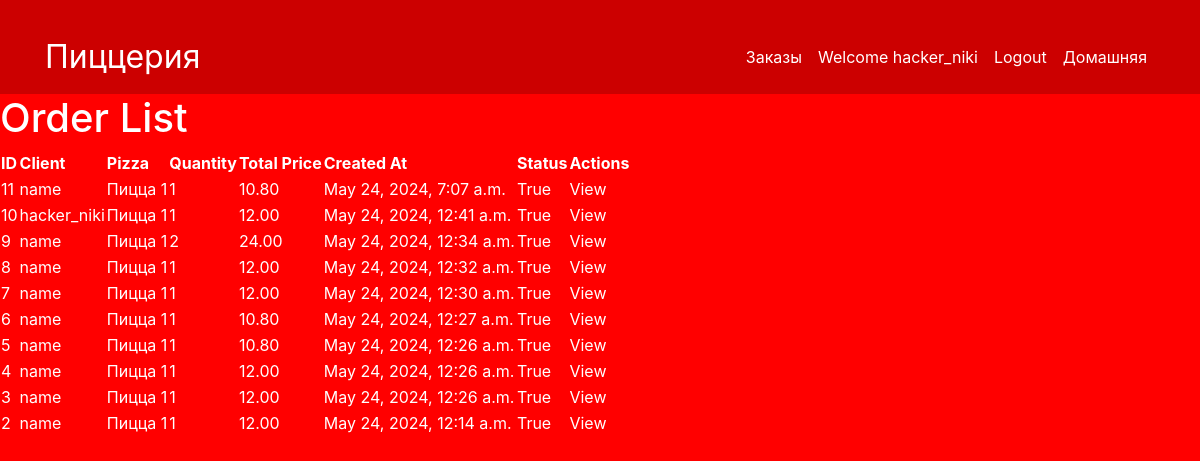
Page /orders/ (signed in) on the committed database.
### pizza/models.py (models this page shows, shortened)
class Order(models.Model):
    client = models.ForeignKey(User, on_delete=models.CASCADE, related_name='client_orders')
    pizza = models.ForeignKey(Pizza, on_delete=models.CASCADE)
    quantity = models.PositiveIntegerField()
    total_price = models.DecimalField(max_digits=8, decimal_places=2)
    courier = models.ForeignKey(User, on_delete=models.SET_NULL, related_name='courier_orders', null=True,
                                blank=True)
    created_at = models.DateTimeField(auto_now_add=True)
    updated_at = models.DateTimeField(auto_now=False, null=True, blank=True)
    status = models.BooleanField(default=False)
    discount = models.DecimalField(max_digits=5, decimal_places=2, default=0)

class Pizza(models.Model):
    name = models.CharField(max_length=100)
    sauce = models.CharField(max_length=100)
    price = models.DecimalField(max_digits=6, decimal_places=2)
    image = models.ImageField(upload_to='media/pizza/')

### pizza/views.py (the view)
# urls.py: path('orders/', order_list, name='order_list'),
@user_passes_test(staff_required)
def order_list(request):
    orders = Order.objects.all().order_by('-created_at')
    logger.info("Rendering pizza detail")
    return render(request, 'order_list.html', {'orders': orders})

### pizza/views.py (called while the page is built)
def staff_required(user):
    return user.is_staff

### templates/order_list.html (shortened to what this page needs)
{% extends "base.html" %}
{% block content %}
    <h1>Order List</h1>
    <table>
        <thead>
        <tr>
            <th>ID</th>
            <th>Client</th>
            <th>Pizza</th>
            <th>Quantity</th>
            <th>Total Price</th>
            <th>Created At</th>
            <th>Status</th>
            <th>Actions</th>
        </tr>
        </thead>
        <tbody>
        {% for order in orders %}
            <tr>
                <td>{{ order.id }}</td>
                <td>{{ order.client.username }}</td>
                <td>{{ order.pizza.name }}</td>
                <td>{{ order.quantity }}</td>
                <td>{{ order.total_price }}</td>
                <td>{{ order.created_at }}</td>
                <td>{{ order.status }}</td>
                <td>
                    <a href="{% url 'pizza:order_detail' order.id %}">View</a>
                </td>
            </tr>
        {% endfor %}
        </tbody>
    </table>
{% endblock %}

### templates/base.html (shortened to what this page needs)
{% load static %}
<!DOCTYPE html>
<html lang="en">
<head>
    <link href="https://stackpath.bootstrapcdn.com/bootstrap/4.5.2/css/bootstrap.min.css" rel="stylesheet">
    <link rel="stylesheet" href="{% static 'style.css' %}">
</head>
<body>
{% block top_navbar %}
    <nav class="navbar navbar-expand-md sticky-top">
        <div class="container">
            <a class="navbar-brand" href="{% url 'pizza:pizza_list' %}">Пиццерия</a>
            <div class="collapse navbar-collapse" id="navbarSupportedContent">
                <ul class="navbar-nav ml-auto">
                    {% if request.user.is_staff %}
                        <li class="nav-item active">
                            <a class="nav-link" href="{% url 'pizza:order_list' %}">Заказы</a>
                        </li>
                    {% endif %}
                    {% if request.user.is_authenticated %}
                        <li class="nav-item active">
                            <a class="nav-link"
                               href="{% url 'registration:user_profile' %}">Welcome {{ request.user }}</a>
                        </li>
                        <li class="nav-item active">
                            <a class="nav-link" href="{% url 'registration:logout' %}">Logout</a>
                        </li>
                    {% else %}
                        <li class="nav-item active">
                            <a class="nav-link" href="{% url 'registration:login' %}">Login/register</a>
                        </li>
                    {% endif %}
                    <li class="nav-item active">
                        <a class="nav-link" href="{% url 'blog:home' %}">Домашняя</a>
                    </li>
                </ul>
            </div>
        </div>
    </nav>
{% endblock top_navbar %}
{% block content %}{% endblock %}
</body>
</html>

### static/style.css (style rules this page uses)
body { background-color: #ff0000; color: #fff; }
.container { padding-top: 20px; }
.navbar { background-color: #cc0000; }
.navbar-brand, .navbar-toggler, .nav-link, a { color: #fff; }
.navbar-brand { font-size: xx-large; }

### rows in the picture
Order: id "11", client.username "name", pizza.name "Пицца 1", quantity "1", total_price "10.80", created_at "May 24, 2024, 7:07 a.m.", status "True"
Order: id "10", client.username "hacker_niki", pizza.name "Пицца 1", quantity "1", total_price "12.00", created_at "May 24, 2024, 12:41 a.m.", status "True"
Order: id "9", client.username "name", pizza.name "Пицца 1", quantity "2", total_price "24.00", created_at "May 24, 2024, 12:34 a.m.", status "True"
Order: id "8", client.username "name", pizza.name "Пицца 1", quantity "1", total_price "12.00", created_at "May 24, 2024, 12:32 a.m.", status "True"
Order: id "7", client.username "name", pizza.name "Пицца 1", quantity "1", total_price "12.00", created_at "May 24, 2024, 12:30 a.m.", status "True"
Order: id "6", client.username "name", pizza.name "Пицца 1", quantity "1", total_price "10.80", created_at "May 24, 2024, 12:27 a.m.", status "True"
Order: id "5", client.username "name", pizza.name "Пицца 1", quantity "1", total_price "10.80", created_at "May 24, 2024, 12:26 a.m.", status "True"
Order: id "4", client.username "name", pizza.name "Пицца 1", quantity "1", total_price "12.00", created_at "May 24, 2024, 12:26 a.m.", status "True"
Order: id "3", client.username "name", pizza.name "Пицца 1", quantity "1", total_price "12.00", created_at "May 24, 2024, 12:26 a.m.", status "True"
Order: id "2", client.username "name", pizza.name "Пицца 1", quantity "1", total_price "12.00", created_at "May 24, 2024, 12:14 a.m.", status "True"

### other values in the picture
{{ request.user }} "hacker_niki"
